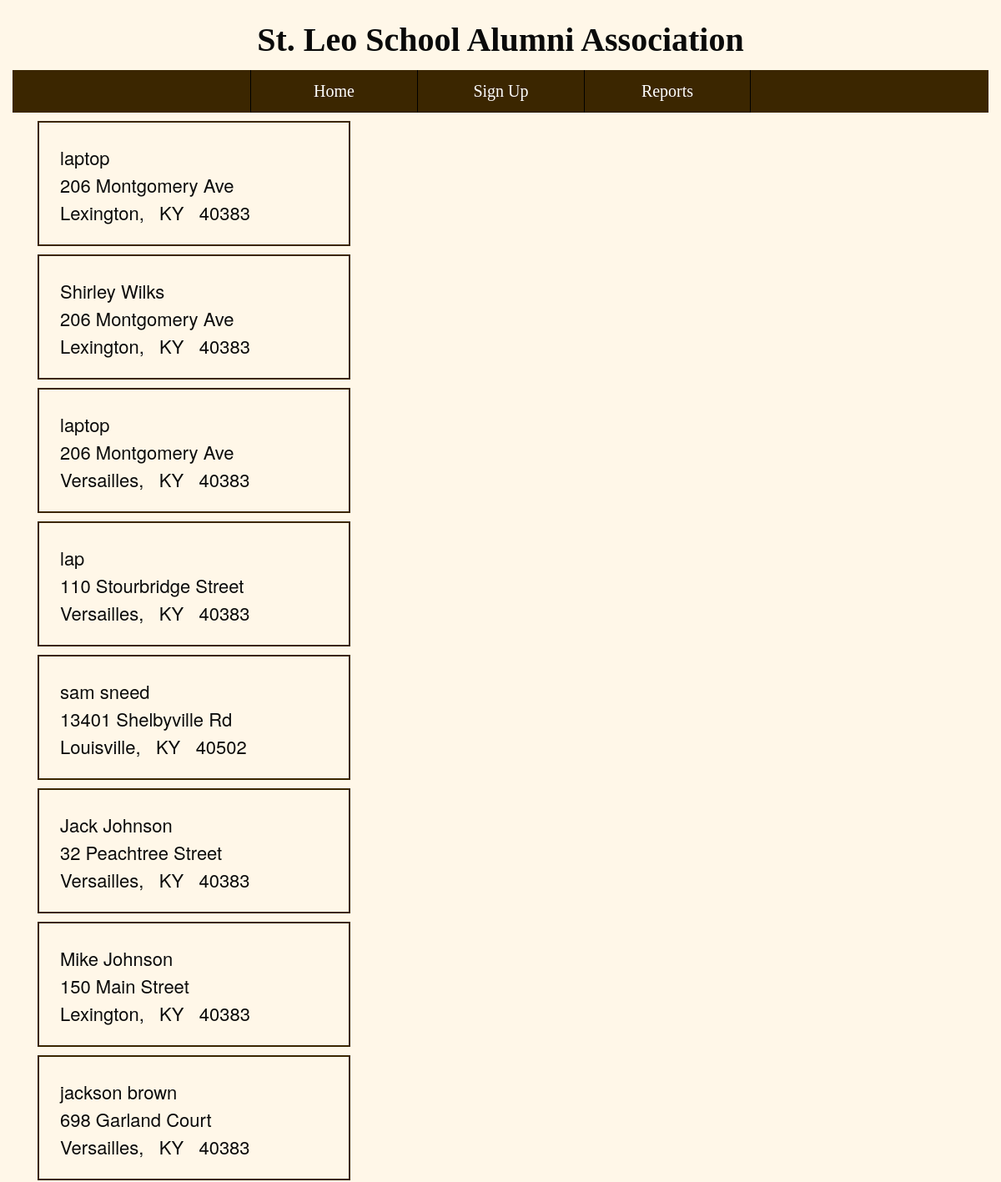
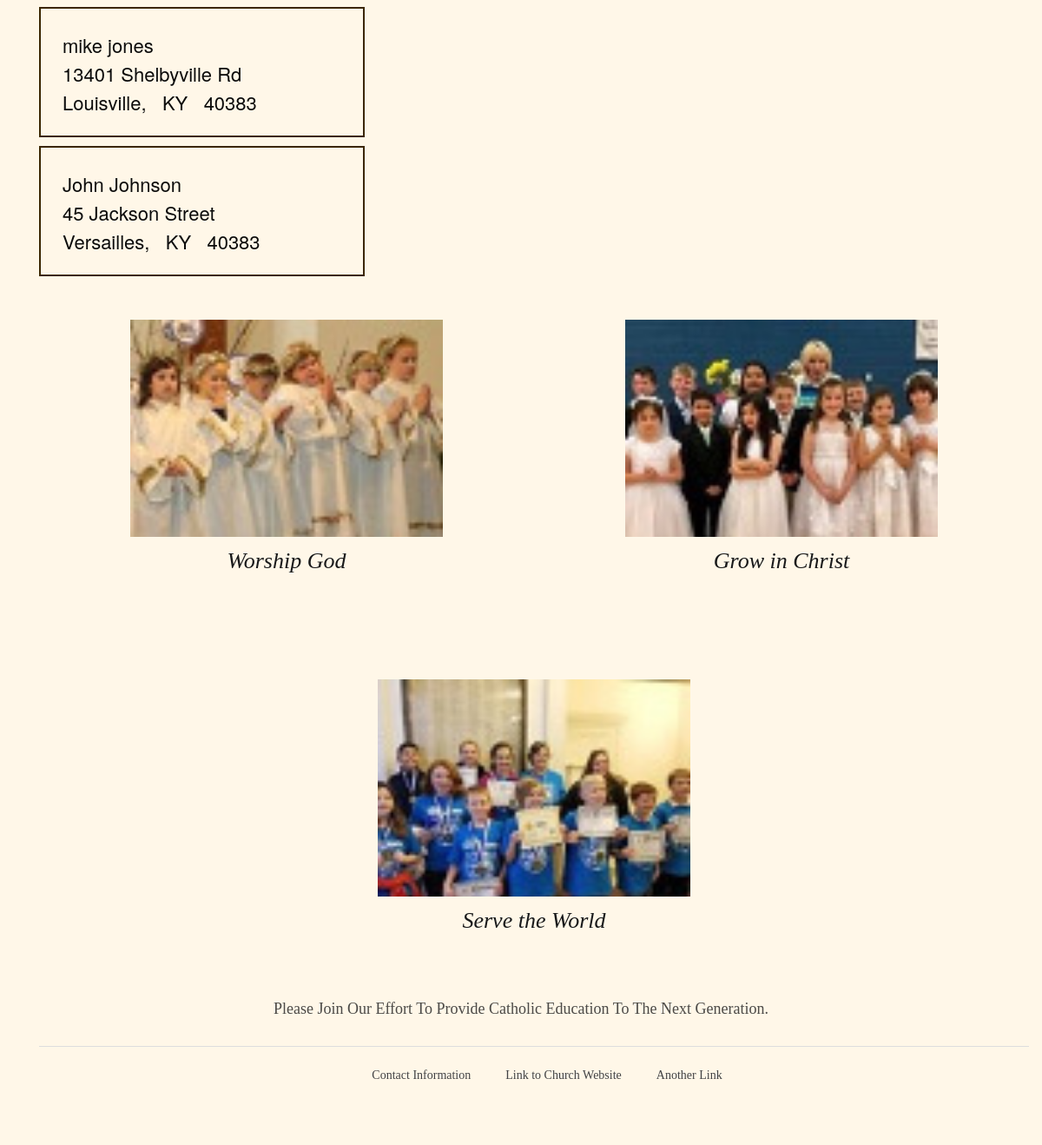
The page /mailinglist/ on the database its author committed (2 pictures, top to bottom).
### signup/models.py (models this page shows, shortened)
class DonorInfo(models.Model):
    name = models.CharField(max_length=35)
    street_address = models.CharField(blank=True, null=True, max_length=50)
    city = models.CharField(max_length=25, blank=True, null=True)
    state = models.CharField(max_length=2, blank=True, null=True)
    zipcode = models.IntegerField(null=True)
    email = models.EmailField(max_length=35, blank=True, null=True)
    phone = models.CharField(max_length=15, null=True, blank=True)
    date_created = models.DateTimeField(default=datetime.datetime.now, null=True)
    payment_recvd = models.NullBooleanField(null=True, blank=True)
    date_recvd = models.DateField(null=True, blank=True)
    amount_recvd = models.IntegerField(default=0)

### signup/views.py (the view)
# urls.py: path('mailinglist/', views.mailinglist, name='mailinglist'),
def mailinglist(request):
    contacts = DonorInfo.objects.all()
    for contact in contacts:
        name = contact.name
        street_address = contact.street_address
        city = contact.city
        state = contact.state
        zipcode = contact.zipcode
        context = {'contacts': contacts, 'name': name, 'street_address': street_address, 'city':city, 'state': state, 'zipcode': zipcode}
        return render(request, 'mailinglist.html', context)

### templates/mailinglist.html (shortened to what this page needs)
{% load widget_tweaks %}
{% load static %}
{% load bootstrap3 %}
{% bootstrap_css %}
<!DOCTYPE html>
<html data-whatinput="mouse" data-whatintent="mouse" class=" whatinput-types-initial whatinput-types-keyboard whatinput-types-mouse"><head>
  <link rel="stylesheet" href="{% static "css/foundation.min.css" %}">
  <link rel="stylesheet"href="{% static "css/wireframe-theme.min.css" %}">
  <link rel="stylesheet" href="{% static "css/main.css" %}">
<meta class="foundation-mq"></head>
<body class="" cz-shortcut-listen="true">
  <h1 class="site-title">St. Leo School Alumni Association</h1>
  <div class="container nav-wrapper">
    <a class="link-text nav-button" href="{% url 'index' %}">Home</a>
    <a class="link-text nav-button" href="{% url 'signupform' %}">Sign Up</a>
  <a class="link-text nav-button" href="{% url 'reports' %}">Reports</a>
  </div>
<div class="container">
              <div class="col-sm-8">
                  {% for contact in contacts %}
                  <div class="filterDiv {{contact.name}}">
<div class='addresslabel'>
                          {{contact.name}}<br>
                          {{contact.street_address}}<br>
                          {{contact.city}}, &nbsp {{contact.state}} &nbsp {{contact.zipcode}}
  </div>
                  </div>
                  {% endfor %}
              </div>
              <div class="container services-grid">
                <div class="container service">
                  <div class="responsive-picture">
                    <picture><img alt="Placeholder Picture" src="{% static 'images/cross.jpg' %}">
                    </picture>
                  </div>
                  <h5 class="service-title">Worship God</h5>
                </div>
                <div class="container service">
                  <div class="responsive-picture">
                    <picture><img alt="Placeholder Picture" src="{% static 'images/grow.jpeg' %}">
                    </picture>
                  </div>
                  <h5 class="service-title">Grow in Christ<br>
                  </h5>
                </div>
                <div class="container service">
                  <div class="responsive-picture">
                    <picture><img alt="Placeholder Picture" src="{% static 'images/world.jpg' %}">
                    </picture>
                  </div>
                  <h5 class="service-title">Serve the World<br>
                  </h5>
                </div>
              </div>
              <div class="container container-1">
                <p class="paragraph paragraph-1">Please Join Our Effort To Provide  Catholic Education To The Next Generation.<br>
              </div>
              <div class="container footer">
                <div class="rule">
                  <hr>
                </div>
                <div class="container footer-nav">
                  <a class="link-text footer-nav" href="#">Contact Information</a>
                  <a class="link-text footer-nav" href="#">Link to Church Website</a>
                  <a class="link-text footer-nav" href="#">Another Link</a>
                </div>
              </div>
            </body></html>

### signup/static/css/main.css (style rules this page uses)
h1.site-title { margin-top: 20px; text-align: center; font-weight: 700; font-size: 40px; font-family: 'Montserrat', cursive; }
h5 { text-align: center; font-style: italic; font-size: 26px; font-family: Georgia, Times, 'Times New Roman', serif; }
h5.service-title { margin-top: 10px; color: #18191a; }
p.paragraph.paragraph-1 { color: rgba(30, 30, 30, .8); text-align: center; font-size: 18px; font-family: Georgia, Times, 'Times New Roman', serif; }
a.link-text.nav-button { display: block; padding-top: 10px; padding-bottom: 10px; border-top-color: rgba(0, 0, 0, .4); border-bottom: .0625rem solid rgba(0, 0, 0, .4); background-color: #3B2600; color: #fff; text-align: center; font-size: 20px; font-family: 'Montserrat', cursive; }
a.link-text.footer-nav { padding: 10px 20px; color: #424345; font-family: 'Montserrat', cursive; }
.container.service { margin-right: auto; margin-bottom: 60px; margin-left: auto; padding-right: 20px; padding-left: 20px; max-width: 400px; }
.container.container-1 { display: -webkit-box; display: -webkit-flex; display: -moz-box; display: -ms-flexbox; display: flex; -webkit-flex-direction: column; -ms-flex-direction: column; flex-direction: column; -ms-flex-align: center; padding-right: 10px; padding-left: 10px; -webkit-box-orient: vertical; -webkit-box-direction: normal; -moz-box-orient: vertical; -moz-box-direction: normal; -webkit-box-align: center; -webkit-align-items: center; -moz-box-align: center; align-items: center; }
.container.footer-nav { display: -webkit-box; display: -webkit-flex; display: -moz-box; display: -ms-flexbox; display: flex; -ms-flex-pack: center; -ms-flex-align: center; margin-bottom: 60px; -webkit-flex-wrap: wrap; -ms-flex-wrap: wrap; flex-wrap: wrap; -webkit-box-align: center; -webkit-align-items: center; -moz-box-align: center; align-items: center; -webkit-box-pack: center; -webkit-justify-content: center; -moz-box-pack: center; justify-content: center; }
div.responsive-picture { max-width: none; max-height: 250px; margin-top: 50px; }
@media screen and (min-width: 40rem) { a.link-text.nav-button { padding-right: 20px; padding-left: 20px; width: 200px; border-left: .0625rem solid #000; } }
@media screen and (min-width: 40rem) { a.link-text.nav-button:last-of-type { border-right: .0625rem solid #000; } }
@media screen and (min-width: 40rem) { .container.nav-wrapper { display: -webkit-box; display: -webkit-flex; display: -moz-box; display: -ms-flexbox; display: flex; -ms-flex-pack: center; background-color: #3B2600; -webkit-box-pack: center; -webkit-justify-content: center; -moz-box-pack: center; justify-content: center; } }
@media screen and (min-width: 40rem) { .container.services-grid { display: -webkit-box; display: -webkit-flex; display: -moz-box; display: -ms-flexbox; display: flex; -webkit-flex-wrap: wrap; -ms-flex-wrap: wrap; flex-wrap: wrap; } }
@media screen and (min-width: 40rem) { .container.container-1 { margin-right: auto; margin-left: auto; max-width: 600px; } }
@media screen and (min-width: 64rem) { .container.nav-wrapper { margin-right: auto; margin-left: auto; max-width: 1400px; } }
@media screen and (min-width: 64rem) { .container.services-grid { margin-right: auto; margin-left: auto; max-width: 1200px; } }
@media screen and (min-width: 64rem) { .container.footer { margin-right: auto; margin-left: auto; max-width: 1200px; } }

### templates/mailinglist.html (style rules this page uses)
body { background-color: #FFF7E8; }
.addresslabel { font-size: 22px; width: 375px; height: 150px; border-style: solid; border-color: #3B2600; border-width: 2px; margin-top: 10px; padding-left: 25px; padding-top:25px; }

### rows shown on the page
DonorInfo: name "laptop", street_address "206 Montgomery Ave", city "Lexington", state "KY", zipcode "40383"
DonorInfo: name "Shirley Wilks", street_address "206 Montgomery Ave", city "Lexington", state "KY", zipcode "40383"
DonorInfo: name "laptop", street_address "206 Montgomery Ave", city "Versailles", state "KY", zipcode "40383"
DonorInfo: name "lap", street_address "110 Stourbridge Street", city "Versailles", state "KY", zipcode "40383"
DonorInfo: name "sam sneed", street_address "13401 Shelbyville Rd", city "Louisville", state "KY", zipcode "40502"
DonorInfo: name "Jack Johnson", street_address "32 Peachtree Street", city "Versailles", state "KY", zipcode "40383"
DonorInfo: name "Mike Johnson", street_address "150 Main Street", city "Lexington", state "KY", zipcode "40383"
DonorInfo: name "jackson brown", street_address "698 Garland Court", city "Versailles", state "KY", zipcode "40383"
DonorInfo: name "mike jones", street_address "13401 Shelbyville Rd", city "Louisville", state "KY", zipcode "40383"
DonorInfo: name "John Johnson", street_address "45 Jackson Street", city "Versailles", state "KY", zipcode "40383"
